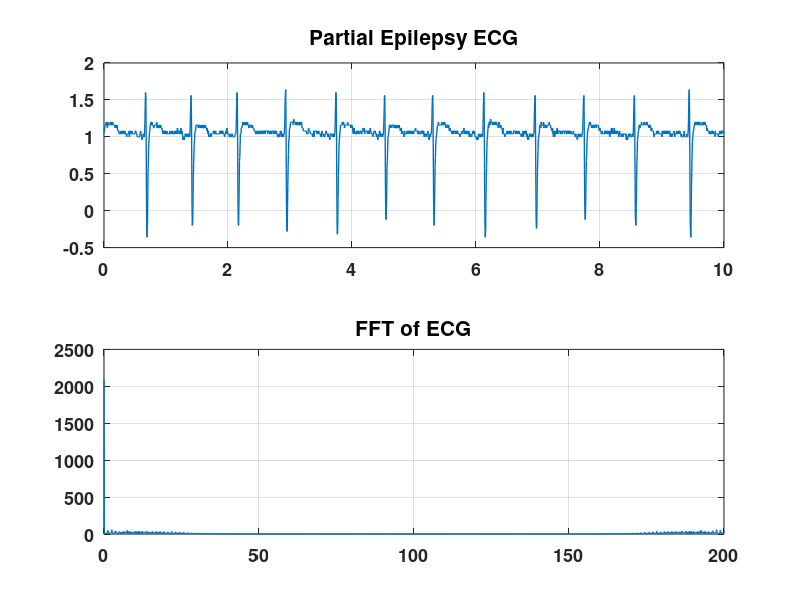
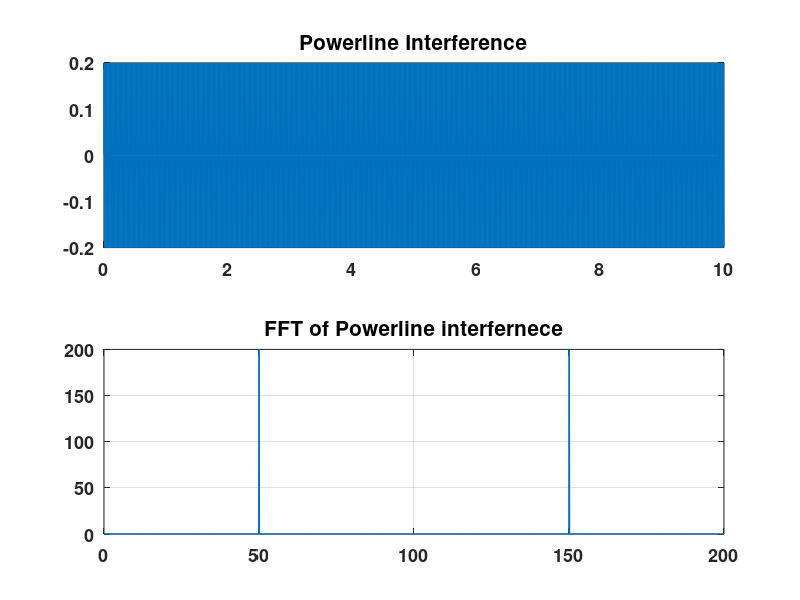
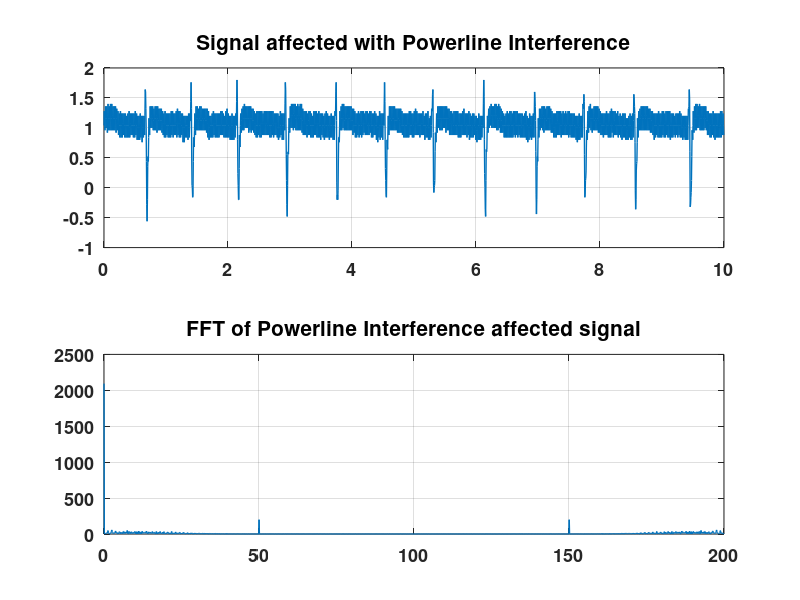

These charts were generated, in order, by the following MATLAB code:
clc;
close all; 
clear;

fs = 200;
t=0:(1/fs):10-(1/fs);
f = linspace(0, fs, 2000);
load('sz01m.mat');

figure(1);

subplot(2, 1, 1);
x = val(:,:);
x = x/25;
plot(t, x, 'linewidth', 1);
set(gca, 'fontsize', 13, 'fontweight', 'bold');
title('Partial Epilepsy ECG', 'fontsize', 15);
grid on;

subplot(2, 1, 2);
fftx = abs(fft(x));
plot(f, fftx, 'linewidth', 1);
set(gca, 'fontsize', 13, 'fontweight', 'bold');
title('FFT of ECG', 'fontsize', 15);
grid on;

figure(2);

subplot(2, 1, 1);
noise_powerline = 0.2*sin(2*pi*50*t);
plot(t, noise_powerline, 'linewidth', 1);
set(gca, 'fontsize', 13, 'fontweight', 'bold');
title('Powerline Interference', 'fontsize', 15);
grid on;

subplot(2, 1, 2);
plot(f, abs(fft(noise_powerline)), 'linewidth', 1);
set(gca, 'fontsize', 13, 'fontweight', 'bold');
title('FFT of Powerline interfernece', 'fontsize', 15);
grid on;

figure(3);

subplot(2, 1, 1);
noisy_signal = x + noise_powerline;
plot(t, noisy_signal, 'linewidth', 1);
set(gca, 'fontsize', 13, 'fontweight', 'bold');
title('Signal affected with Powerline Interference', 'fontsize', 15);
grid on;

subplot(2, 1, 2);
plot(f, abs(fft(noisy_signal)), 'linewidth', 1);
set(gca, 'fontsize', 13, 'fontweight', 'bold');
title('FFT of Powerline Interference affected signal', 'fontsize', 15);
grid on;

% figure(4);
% x_filtered = filter(butter_lpf, noisy_signal);
% 
% subplot(2, 1, 1);
% plot(t, x_filtered, 'linewidth', 1);
% set(gca, 'fontsize', 13, 'fontweight', 'bold');
% title('Filtered Signal', 'fontsize', 15);
% grid on;
% 
% subplot(2, 1, 2);
% plot(f, abs(fft(x_filtered)), 'linewidth', 1);
% set(gca, 'fontsize', 13, 'fontweight', 'bold');
% title('FFT of Filtered signal', 'fontsize', 15);
% grid on;